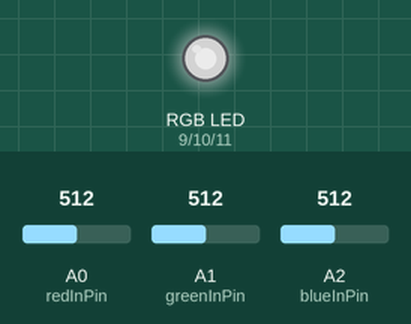
Recording of a sketch running on a simulated Arduino Uno, built with avr-gcc and run on an emulated ATmega328P. Shown: an RGB LED mixed from three pins (HIGH = lit). The inputs (shaded band) are chosen by the test bench; at power-on: A0 (redInPin) = 512, A1 (greenInPin) = 512, A2 (blueInPin) = 512. Dim RGB values are drawn brighter than linear.

Above: at 1.2 s.
1.3 s: A0 (redInPin) set to 716
At 2.2 s:
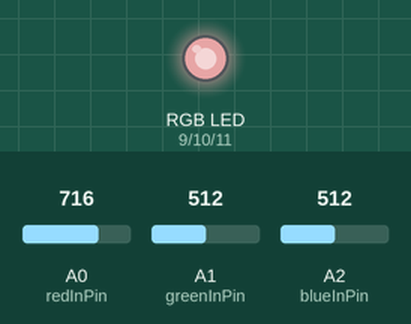
2.8 s: A1 (greenInPin) set to 716
At 3.3 s:
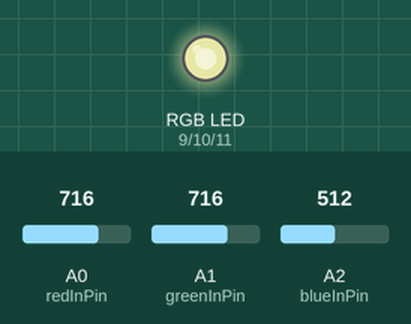
4.3 s: A2 (blueInPin) set to 716
At 5.5 s:
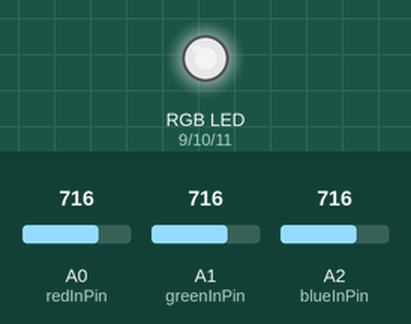
5.8 s: A0 (redInPin) set to 900
At 6.8 s:
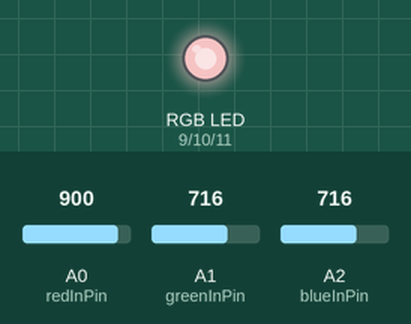
7.3 s: A1 (greenInPin) set to 900
At 8.0 s:
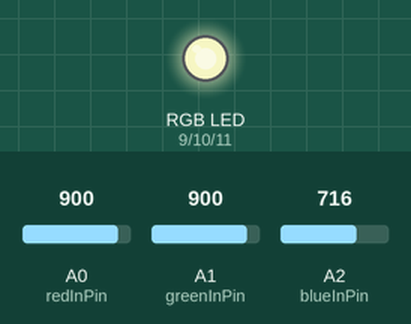
8.8 s: A2 (blueInPin) set to 900
At 9.1 s:
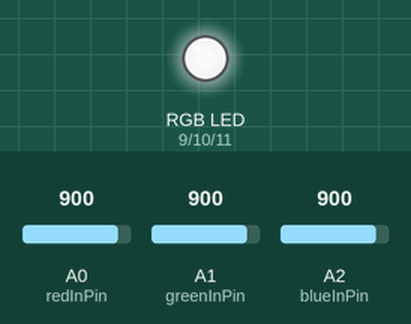
Timing chart, 0 to 11.3 s (numbered marks = the images above; inputs shaded):
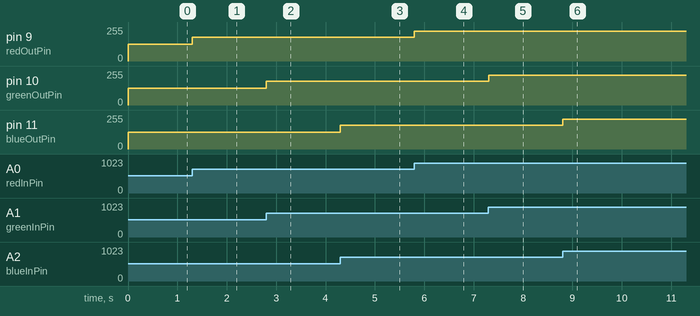

The sketch:

RGBController.ino
```cpp
int minIn = 0;
int maxIn = 1023;
int minOut = 0;
int maxOut = 255;

int redInValue = 0;
int GreenInValue = 0;
int blueInValue = 0;

const int redInPin = A0;
const int greenInPin = A1;
const int blueInPin = A2;


int redOutValue = 0;
int greenOutValue = 0;
int blueOutValue = 0;

const int redOutPin = 9;
const int greenOutPin = 10;
const int blueOutPin = 11;

int maxNoise = 20;

//Check if the RGB LED has common cathode or common anode and modify this value, 0 for common cathode and 1 for common anode
bool CommonPin = false;
void setup() {
  // If commonPin is true the min and max from output swap
  if ( CommonPin == true ){
    int SwapVar = minOut;
    minOut = maxOut;
    maxOut = SwapVar;
  }

  pinMode(redOutPin,OUTPUT);
  pinMode(greenOutPin,OUTPUT);
  pinMode(blueOutPin,OUTPUT);
}

void loop() {

  // The reading of the values from the input
  redInValue = analogRead(redInPin);
  if ( redInValue <= maxNoise )
    redInValue = minOut;
  GreenInValue = analogRead(greenInPin);
   if ( GreenInValue <= maxNoise )
    GreenInValue = minOut;
  blueInValue = analogRead(blueInPin);
   if ( GreenInValue <= maxNoise )
    GreenInValue = minOut;

  // The value from the input is mapped from 0 to 1023 to 0 to 255 via the map function, this is done because
  // analog input accepts values from 0 to 1023 and analog write from 0 to 255, we do this for each colour
  redOutValue = map(redInValue, minIn, maxIn, minOut, maxOut);
  greenOutValue = map(GreenInValue, minIn, maxIn, minOut, maxOut);
  blueOutValue = map(blueInValue, minIn, maxIn, minOut, maxOut);

  // Here the output is being send throught the respective port
  analogWrite(redOutPin, redOutValue);
  analogWrite(greenOutPin, greenOutValue);
  analogWrite(blueOutPin, blueOutValue);

}
```

Measured:
- after the input at 1.3 s, pin 9 (redOutPin): 127/255 → 178/255 at once
- after the input at 2.8 s, pin 10 (greenOutPin): 127/255 → 178/255 at once
- after the input at 4.3 s, pin 11 (blueOutPin): 127/255 → 178/255 at once
- after the input at 5.8 s, pin 9 (redOutPin): 178/255 → 224/255 at once
- after the input at 7.3 s, pin 10 (greenOutPin): 178/255 → 224/255 at once
- after the input at 8.8 s, pin 11 (blueOutPin): 178/255 → 224/255 at once
